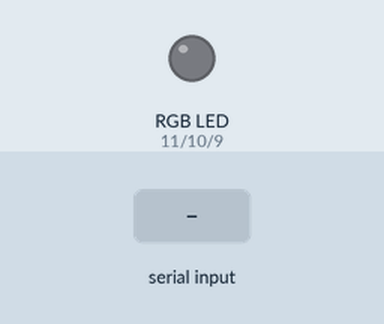
A sketch run on a simulated Arduino Uno, built with avr-gcc and run on an emulated ATmega328P. On the bench: an RGB LED mixed from three pins (HIGH = lit). The inputs (shaded band) are chosen by the test bench. Dim RGB values are drawn brighter than linear; what the sketch prints to the serial monitor is not drawn.

Above: at 1.2 s.
1.3 s: "90,45,200\n" received over Serial
4.3 s: "1,90\n" received over Serial
At 4.7 s:
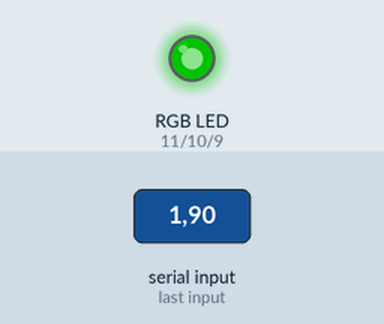
5.8 s: "30,150,10\n" received over Serial
At 6.9 s:
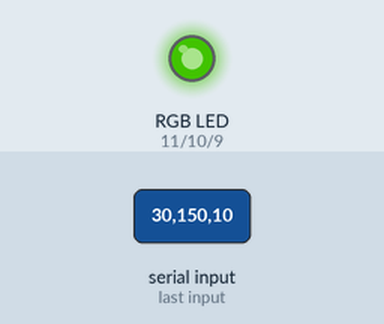
Timing chart, 0 to 9.3 s (numbered marks = the images above; inputs shaded):
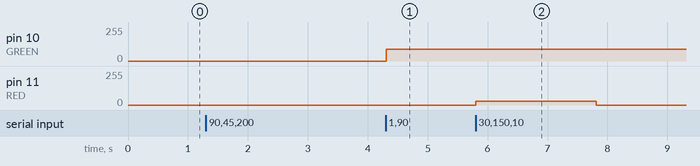

Measured:
- after the input at 1.3 s, every drawn part: stays the same
- after the input at 4.3 s, pin 10 (GREEN): 0/255 → 90/255 at once
- after the input at 5.8 s, pin 11 (RED): 0/255 → 30/255 at once, → 0/255 2.0 s later

The sketch:

serial_rgb+.ino
```cpp
const int RED = 11;
const int GREEN = 10;
const int BLUE = 9;

int index = 0;
int value = 0;

void setup() {
  Serial.begin(9600);

  pinMode(RED, OUTPUT);
  pinMode(GREEN, OUTPUT);
  pinMode(BLUE, OUTPUT);
}

void loop() {
  if(Serial.available() >0){
    int howmany = Serial.parseInt();
    for(int i=0;i<howmany;i++){
      index = Serial.parseInt();
      value = Serial.parseInt();
      Serial.print(index);
      Serial.print(", ");
      Serial.print(value);
      Serial.print('\n');

      switch(index){
        case 2:
          Serial.print("파랑파랑\n");
          analogWrite(BLUE, value);
          break;
        case 1:
          Serial.print("초록초\n");
          analogWrite(GREEN, value);
          break;
        case 0:
          Serial.print("빨강빨강\n");
          analogWrite(RED, value);
          break;
      }
    }
  }
}
```
